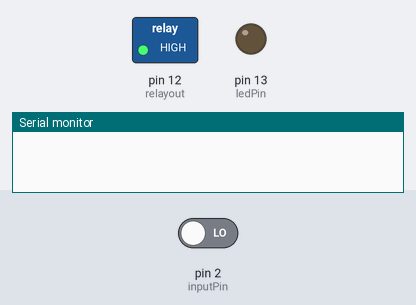
The sketch below on a simulated Arduino Uno, built with avr-gcc and run on an emulated ATmega328P. Shown: switched loads named in the sketch (green lamp = pin HIGH), output pins drawn as LEDs (lit = HIGH), the last lines printed to the serial monitor. The test bench sets the inputs (shaded band); at power-on: pin 2 (inputPin) LOW.

Above: at 2.3 s.
2.4 s: pin 2 (inputPin) driven HIGH
At 2.8 s:
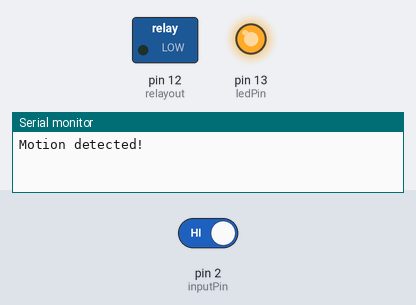
4.0 s: pin 2 (inputPin) driven LOW
At 5.1 s:
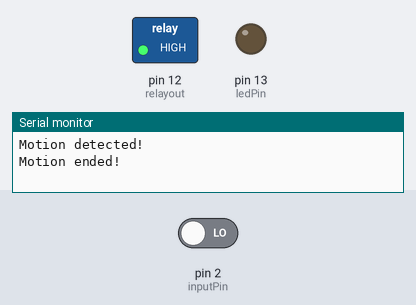
Timing chart, 0 to 7.0 s (numbered marks = the images above; inputs shaded):
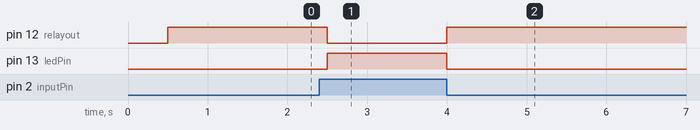

The sketch:

PIR_led_trial.ino
```cpp
/*
 * PIR sensor tester
 */

int ledPin = 13;
int relayout=12;// choose the pin for the LED
int inputPin = 2;               // choose the input pin (for PIR sensor)
int pirState = LOW;             // we start, assuming no motion detected
int val = 0;                    // variable for reading the pin status
int count = 0;
void setup() {
  pinMode(ledPin, OUTPUT);      // declare LED as output
  pinMode(inputPin, INPUT);     // declare sensor as input
 pinMode(relayout,OUTPUT);
  Serial.begin(9600);
}

void loop(){
  delay(500);
  val = digitalRead(inputPin);  // read input value
  if (val == HIGH) {            // check if the input is HIGH
    digitalWrite(ledPin, HIGH);  // turn LED ON
    digitalWrite(relayout,LOW);

    if (pirState == LOW) {
      // we have just turned on
      Serial.println("Motion detected!");
      // We only want to print on the output change, not state
      pirState = HIGH;
//      count++;
//      Serial.println(count);
    }
  } else {
    digitalWrite(ledPin, LOW); // turn LED OFF
    digitalWrite(relayout,HIGH);
    if (pirState == HIGH){
      // we have just turned of
      Serial.println("Motion ended!");
      // We only want to print on the output change, not state
      pirState = LOW;
    }
  }
}
```

Measured:
- after the input at 2.4 s, pin 12 (relayout): HIGH → LOW after 0.10 s; pin 13 (ledPin): LOW → HIGH after 0.10 s
- after the input at 4.0 s, pin 12 (relayout): LOW → HIGH at once; pin 13 (ledPin): HIGH → LOW at once
